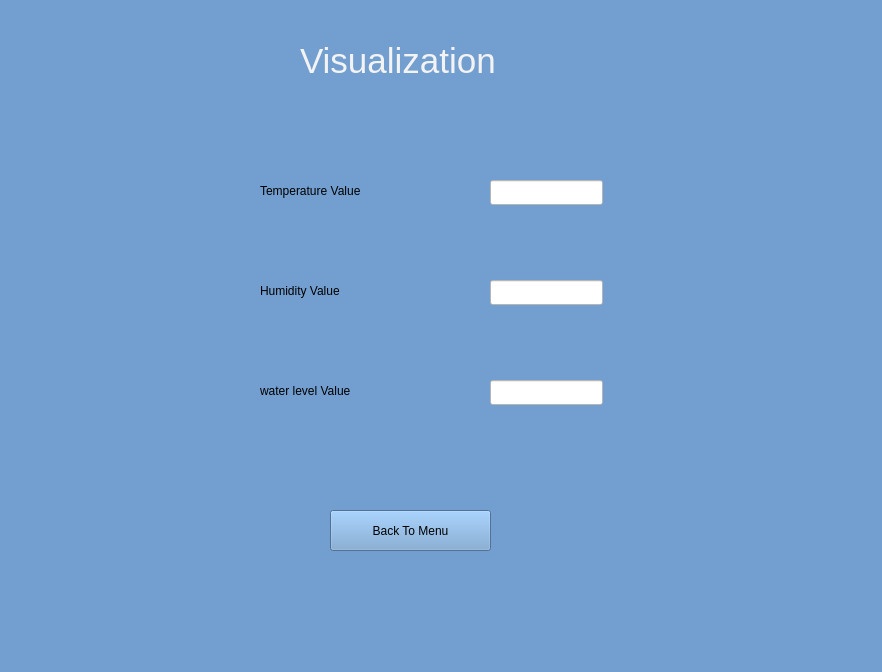
<?xml version="1.0" encoding="UTF-8"?>
<ui version="4.0">
 <class>MainWindow</class>
 <widget class="QMainWindow" name="MainWindow">
  <property name="geometry">
   <rect>
    <x>0</x>
    <y>0</y>
    <width>882</width>
    <height>672</height>
   </rect>
  </property>
  <property name="windowTitle">
   <string>MainWindow</string>
  </property>
  <property name="styleSheet">
   <string notr="true">background-color: rgb(114, 159, 207);</string>
  </property>
  <widget class="QWidget" name="centralwidget">
   <widget class="QLabel" name="label_2">
    <property name="geometry">
     <rect>
      <x>300</x>
      <y>30</y>
      <width>211</width>
      <height>61</height>
     </rect>
    </property>
    <property name="font">
     <font>
      <pointsize>26</pointsize>
     </font>
    </property>
    <property name="styleSheet">
     <string notr="true">color: rgb(243, 243, 243);</string>
    </property>
    <property name="text">
     <string>Visualization</string>
    </property>
   </widget>
   <widget class="QLabel" name="label">
    <property name="geometry">
     <rect>
      <x>260</x>
      <y>170</y>
      <width>141</width>
      <height>41</height>
     </rect>
    </property>
    <property name="text">
     <string>Temperature Value</string>
    </property>
   </widget>
   <widget class="QLabel" name="label_3">
    <property name="geometry">
     <rect>
      <x>260</x>
      <y>270</y>
      <width>141</width>
      <height>41</height>
     </rect>
    </property>
    <property name="text">
     <string>Humidity Value</string>
    </property>
   </widget>
   <widget class="QLabel" name="label_4">
    <property name="geometry">
     <rect>
      <x>260</x>
      <y>370</y>
      <width>141</width>
      <height>41</height>
     </rect>
    </property>
    <property name="text">
     <string>water level Value</string>
    </property>
   </widget>
   <widget class="QLineEdit" name="lineEdit">
    <property name="geometry">
     <rect>
      <x>490</x>
      <y>180</y>
      <width>113</width>
      <height>25</height>
     </rect>
    </property>
    <property name="styleSheet">
     <string notr="true">background-color: rgb(255, 255, 255);</string>
    </property>
   </widget>
   <widget class="QLineEdit" name="lineEdit_2">
    <property name="geometry">
     <rect>
      <x>490</x>
      <y>280</y>
      <width>113</width>
      <height>25</height>
     </rect>
    </property>
    <property name="styleSheet">
     <string notr="true">background-color: rgb(255, 255, 255);</string>
    </property>
   </widget>
   <widget class="QLineEdit" name="lineEdit_3">
    <property name="geometry">
     <rect>
      <x>490</x>
      <y>380</y>
      <width>113</width>
      <height>25</height>
     </rect>
    </property>
    <property name="styleSheet">
     <string notr="true">background-color: rgb(255, 255, 255);</string>
    </property>
   </widget>
   <widget class="QPushButton" name="pushButton">
    <property name="geometry">
     <rect>
      <x>330</x>
      <y>510</y>
      <width>161</width>
      <height>41</height>
     </rect>
    </property>
    <property name="text">
     <string>Back To Menu</string>
    </property>
   </widget>
  </widget>
  <widget class="QMenuBar" name="menubar">
   <property name="geometry">
    <rect>
     <x>0</x>
     <y>0</y>
     <width>882</width>
     <height>22</height>
    </rect>
   </property>
  </widget>
  <widget class="QStatusBar" name="statusbar"/>
 </widget>
 <resources/>
 <connections/>
</ui>
